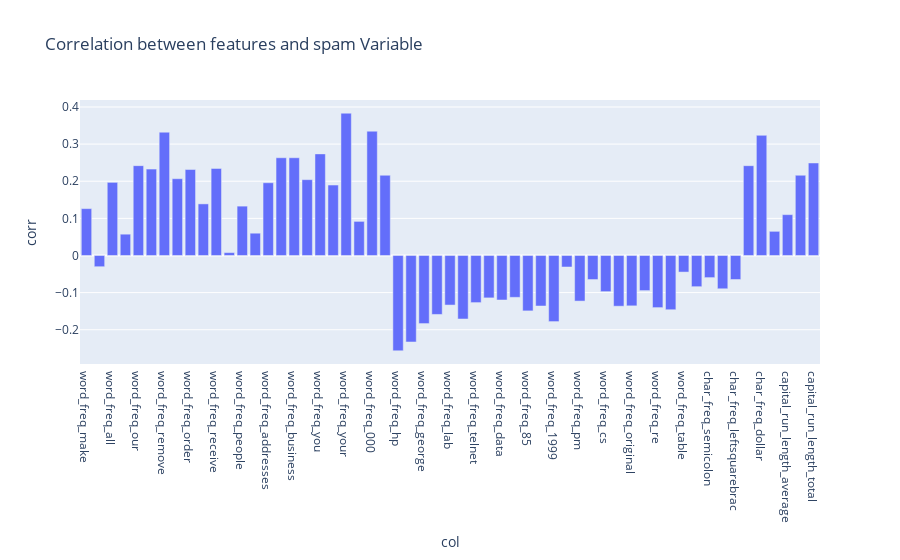

Notebook code cell kept with this figure:
### Markdown cell above
Nous remarquons ici que les deux colonnes ayant une corrélation (linéaire) supérieure à 80% sont 'word_freq_415', et 'word_freq_direct'. Il serait surprenant alors que cette corrélation ne soit pas un fait de hasard et que la présence de l'un des deux mots (415 ou direct) dans les mails induit une présence de l'autre. 

Il serait plus correct alors de garder les deux colonnes.

### Code cell
## plot the correlation matrix between the new features and the target column 'default' 

corr = data.drop('spam', axis=1).corrwith(data['spam'])
corr_df = pd.DataFrame(corr).reset_index()
corr_df.columns = ["col" , "corr"]
px.bar(corr_df, x='col', y='corr', 
       title = "Correlation between features and spam Variable")

### Figure 1 — Plotly figure (JSON) as saved in the notebook; plotly's stock layout.template omitted (floating-point values rounded to 4 significant figures)
{"data": [{"alignmentgroup": "True", "hovertemplate": "col=%{x}<br>corr=%{y}<extra></extra>", "legendgroup": "", "marker": {"color": "#636efa", "pattern": {"shape": ""}}, "name": "", "offsetgroup": "", "orientation": "v", "showlegend": false, "textposition": "auto", "type": "bar", "x": ["word_freq_make", "word_freq_address", "word_freq_all", "word_freq_3d", "word_freq_our", "word_freq_over", "word_freq_remove", "word_freq_internet", "word_freq_order", "word_freq_mail", "word_freq_receive", "word_freq_will", "word_freq_people", "word_freq_report", "word_freq_addresses", "word_freq_free", "word_freq_business", "word_freq_email", "word_freq_you", "word_freq_credit", "word_freq_your", "word_freq_font", "word_freq_000", "word_freq_money", "word_freq_hp", "word_freq_hpl", "word_freq_george", "word_freq_650", "word_freq_lab", "word_freq_labs", "word_freq_telnet", "word_freq_857", "word_freq_data", "word_freq_415", "word_freq_85", "word_freq_technology", "word_freq_1999", "word_freq_parts", "word_freq_pm", "word_freq_direct", "word_freq_cs", "word_freq_meeting", "word_freq_original", "word_freq_project", "word_freq_re", "word_freq_edu", "word_freq_table", "word_freq_conference", "char_freq_semicolon", "char_freq_leftbrac", "char_freq_leftsquarebrac", "char_freq_exclaim", "char_freq_dollar", "char_freq_pound", "capital_run_length_average", "capital_run_length_longest", "capital_run_length_total"], "xaxis": "x", "y": [0.1262, -0.03022, 0.197, 0.05737, 0.2419, 0.2326, 0.3321, 0.2068, 0.2316, 0.139, 0.2345, 0.007741, 0.1329, 0.06003, 0.1959, 0.2632, 0.2632, 0.2042, 0.2737, 0.1898, 0.3832, 0.09186, 0.3348, 0.2161, -0.2567, -0.233, -0.1834, -0.1588, -0.1335, -0.1711, -0.1269, -0.1142, -0.1199, -0.1128, -0.1492, -0.1361, -0.178, -0.03104, -0.1228, -0.0648, -0.09737, -0.1366, -0.1357, -0.09459, -0.1404, -0.1461, -0.04468, -0.08402, -0.05963, -0.08967, -0.06471, 0.2419, 0.3236, 0.06507, 0.11, 0.2161, 0.2492], "yaxis": "y"}], "layout": {"barmode": "relative", "legend": {"tracegroupgap": 0}, "title": {"text": "Correlation between features and spam Variable"}, "xaxis": {"anchor": "y", "domain": [0, 1], "title": {"text": "col"}}, "yaxis": {"anchor": "x", "domain": [0, 1], "title": {"text": "corr"}}}}
